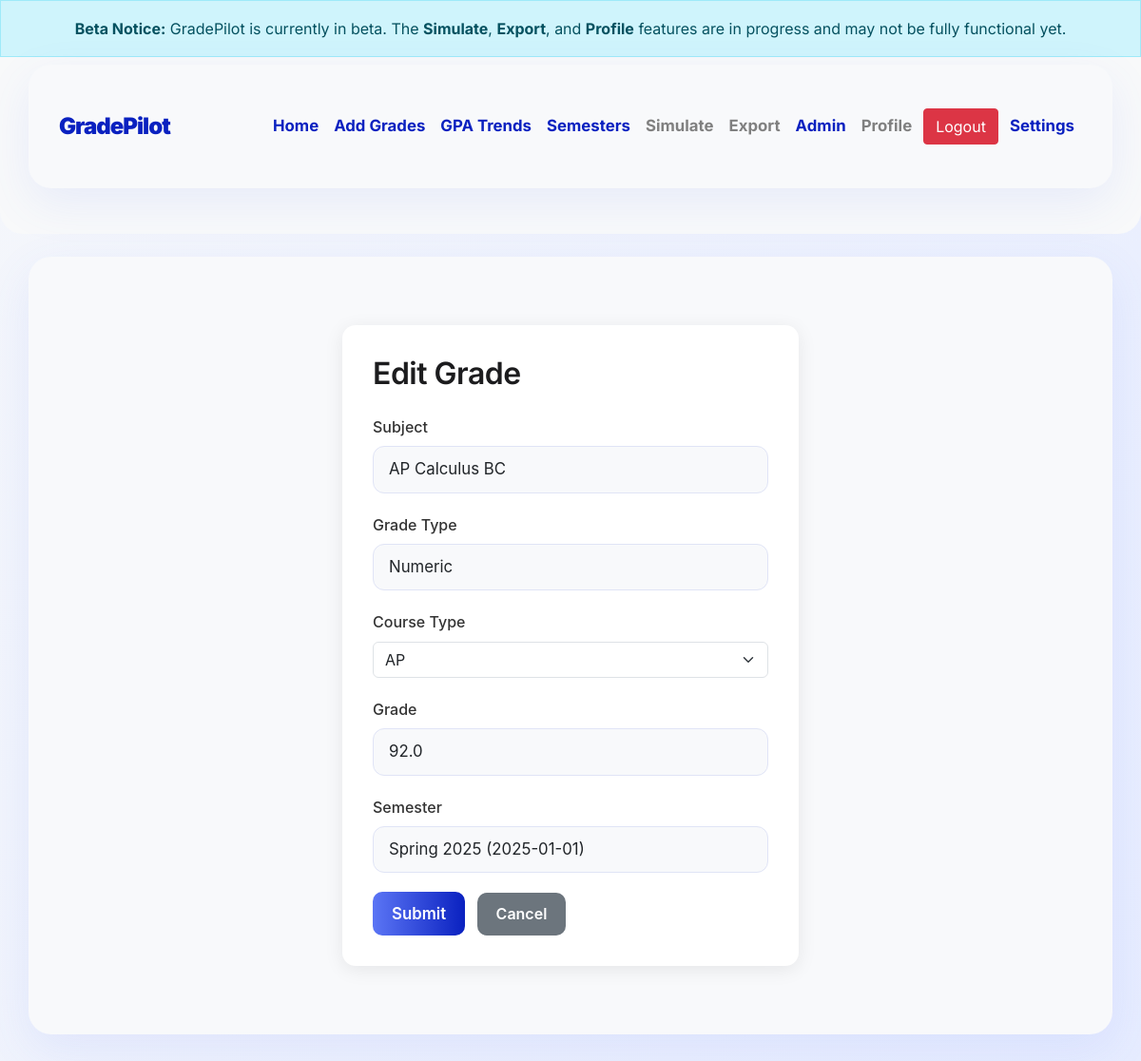
The app's page /edit/25 (signed in) with its own data.
### app/models.py (models this page shows, shortened)
class Grade(db.Model):
    id = db.Column(db.Integer, primary_key=True)
    subject = db.Column(db.String(100), nullable=False)
    grade = db.Column(db.Float, nullable=False)  # Numeric grade (optional)
    letter = db.Column(db.String(2), nullable=False)  # A, B+, C-, etc.
    course_type = db.Column(db.String(20), default='Regular')  # Regular, Honors, AP
    date = db.Column(db.Date, nullable=True)
    user_id = db.Column(db.Integer, db.ForeignKey('user.id'), nullable=False)
    semester_id = db.Column(db.Integer, db.ForeignKey('semester.id'), nullable=True)
    credit_hours = db.Column(db.Float, default=1.0)  # New field for credit hours

### app/routes.py (the view, shortened to what this page needs)
@main.route('/edit/<int:grade_id>', methods=['GET', 'POST'])
@login_required
def edit_grade(grade_id):
    grade = Grade.query.get_or_404(grade_id)
    if grade.user_id != current_user.id:
        flash("You don't have permission to edit this grade.", "danger")
        return redirect(url_for('main.index'))
    form = GradeForm(obj=grade)
    semesters = Semester.query.filter_by(user_id=current_user.id).order_by(Semester.start_date.desc()).all()
    form.semester_id.choices = [(0, 'No Semester')] + [
        (s.id, f"{s.name} ({s.start_date.strftime('%Y-%m-%d')})")
        for s in semesters
    ]
    form.semester_id.data = 0 if grade.semester_id is None else grade.semester_id
    form.date.data = grade.date or date.today()
    if request.method == 'GET':
        form.subject.data = grade.subject
        form.grade.data = grade.grade
        form.letter.data = grade.letter
        form.date.data = grade.date
        form.semester_id.data = grade.semester_id
        form.course_type.data = grade.course_type
        form.credit_hours.data = grade.credit_hours
    print("[DEBUG] Initial form data:", form.data)
    print("[DEBUG] Current grade semester_id:", grade.semester_id)
    print("[DEBUG] Current grade date:", grade.date)
    return render_template('edit_grade.html', form=form, grade=grade, request=request)

### app/forms.py (shortened to what this page needs)
class GradeForm(FlaskForm):
    subject = StringField('Subject', validators=[DataRequired()])
    grade_type = SelectField('Grade Type', choices=[('number', 'Numeric'), ('letter', 'Letter')], validators=[DataRequired()])
    grade = FloatField('Grade', validators=[Optional()])
    letter = SelectField('Letter Grade', choices=[
        ('A+', 'A+'), ('A', 'A'), ('A-', 'A-'),
        ('B+', 'B+'), ('B', 'B'), ('B-', 'B-'),
        ('C+', 'C+'), ('C', 'C'), ('C-', 'C-'),
        ('D+', 'D+'), ('D', 'D'), ('D-', 'D-'),
        ('F', 'F')
    ], validators=[Optional()])
    course_type = SelectField('Course Type', choices=[
        ('Regular', 'Regular'),
        ('Honors', 'Honors'),
        ('AP', 'AP'),
        ('IB', 'IB'),
        ('DE', 'Dual Enrollment')
    ], validators=[Optional()])
    semester_id = SelectField('Semester', coerce=int, validators=[Optional()], choices=[('', 'No Semester')])
    date = DateField('Date', format='%Y-%m-%d', validators=[Optional()])
    credit_hours = FloatField('Credit Hours', default=1.0)
    submit = SubmitField('Submit')

### app/__init__.py (called while the page is built)
def is_admin():
    return current_user.is_authenticated and current_user.username in ADMIN_USERNAMES

### app/models.py (called while the page is built)
    def update_activity(self, action, ip_address=None, user_agent=None, details=None):
        activity = UserActivity(
            user_id=self.id,
            action=action,
            ip_address=ip_address,
            user_agent=user_agent,
            details=details
        )
        db.session.add(activity)
        self.last_seen = datetime.utcnow()
        self.is_online = True
        db.session.commit()

### app/routes.py (called while the page is built)
@main.before_request
def track_activity():
    if current_user.is_authenticated:
        current_user.update_activity(
            action=request.endpoint,
            ip_address=request.remote_addr,
            user_agent=request.user_agent.string,
            details={'path': request.path}
        )

### app/templates/edit_grade.html (shortened to what this page needs)
{% extends 'layout.html' %}
{% block content %}
    <div class="form-container">
        <h2>Edit Grade</h2>
        <form method="POST" action="{{ url_for('main.edit_grade', grade_id=grade.id) }}" autocomplete="off">
            <div class="form-group">
                {{ form.subject.label }}
                {{ form.subject(class="form-control") }}
            </div>
            <div class="form-group">
                {{ form.grade_type.label }}
                {{ form.grade_type(class="form-control", id="grade_type") }}
            </div>
            <div class="form-group">
                {{ form.course_type.label(class="form-label") }}
                {{ form.course_type(class="form-select") }}
            </div>
            <div class="form-group field-grade" style="display: none;">
                {{ form.grade.label }}
                {{ form.grade(class="form-control") }}
            </div>
            <div class="form-group">
                {{ form.semester_id.label }}
                {{ form.semester_id(class="form-control", id="semester_id") }}
            </div>
            <button type="submit" class="btn btn-primary">{{ form.submit.label.text }}</button>
            <a href="{{ url_for('main.index') }}" class="btn btn-secondary">Cancel</a>
        </form>
    </div>
{% endblock %}

### app/static/css/main.css (style rules this page uses)
:root { --accent: #5B75F5; --accent-light: #E6ECFF; --accent-dark: #0A21C0; --success: #34C759; --danger: #FF3B30; --gray-bg: #F5F7FB; --gray-card: #F8F9FB; --shadow-xl: 0 16px 48px rgba(91, 117, 245, 0.10); }
body { background: linear-gradient(120deg, #f5f7fb 0%, #e6ecff 100%); color: var(--text-dark); font-family: 'Inter', -apple-system, BlinkMacSystemFont, 'Segoe UI', Roboto, sans-serif; margin: 0; padding: 0; line-height: 1.65; font-size: 16px; -webkit-font-smoothing: antialiased; text-rendering: optimizeLegibility; overflow-x: hidden; }
h1, h2, h3, h4 { font-family: 'Inter', -apple-system, BlinkMacSystemFont, 'Segoe UI', Roboto, sans-serif; font-weight: 800; color: var(--accent-dark); letter-spacing: -0.5px; }
.btn-primary, .btn-add { background: linear-gradient(90deg, var(--accent), var(--accent-dark)); color: #fff; border-radius: 16px; font-size: 1.05rem; font-weight: 700; box-shadow: var(--shadow-sm); padding: 0.7rem 1.5rem; border: none; transition: background 0.2s, box-shadow 0.2s, transform 0.1s; }
input.form-control, select.form-control, textarea.form-control { border-radius: 12px; border: 1.5px solid #e0e4f6; background: #f8f9fb; font-size: 1.05rem; padding: 0.7rem 1rem; transition: border-color 0.2s, box-shadow 0.2s; }

### app/templates/layout.html (style rules this page uses)
.btn { position: relative; z-index: 1000; }

### app/templates/edit_grade.html (style rules this page uses)
.form-container { max-width: 480px; margin: 2rem auto; padding: 2rem; background: #fff; border-radius: 14px; box-shadow: 0 4px 20px rgba(0, 0, 0, 0.08); font-family: -apple-system, BlinkMacSystemFont, 'Segoe UI', Roboto, sans-serif; }
h2 { margin-bottom: 1.5rem; font-weight: 600; color: #1C1C1E; }
.form-group { margin-bottom: 1.25rem; }
label { display: block; margin-bottom: 0.4rem; font-weight: 500; color: #333; }
.form-control { width: 100%; padding: 0.5rem 0.75rem; font-size: 1rem; border: 1.5px solid #ccc; border-radius: 8px; transition: border-color 0.2s ease; }
.btn-primary { background-color: #007AFF; border: none; padding: 0.65rem 1.25rem; color: white; font-weight: 600; border-radius: 10px; cursor: pointer; transition: background-color 0.25s ease; margin-right: 0.5rem; }
.btn-secondary { background-color: #6c757d; border: none; padding: 0.65rem 1.25rem; color: white; font-weight: 600; border-radius: 10px; cursor: pointer; transition: background-color 0.25s ease; text-decoration: none; display: inline-block; }

### records on screen
Grade: subject "AP Calculus BC", course_type "AP", grade "92.0", semester_id "Spring 2025 (2025-01-01)"
